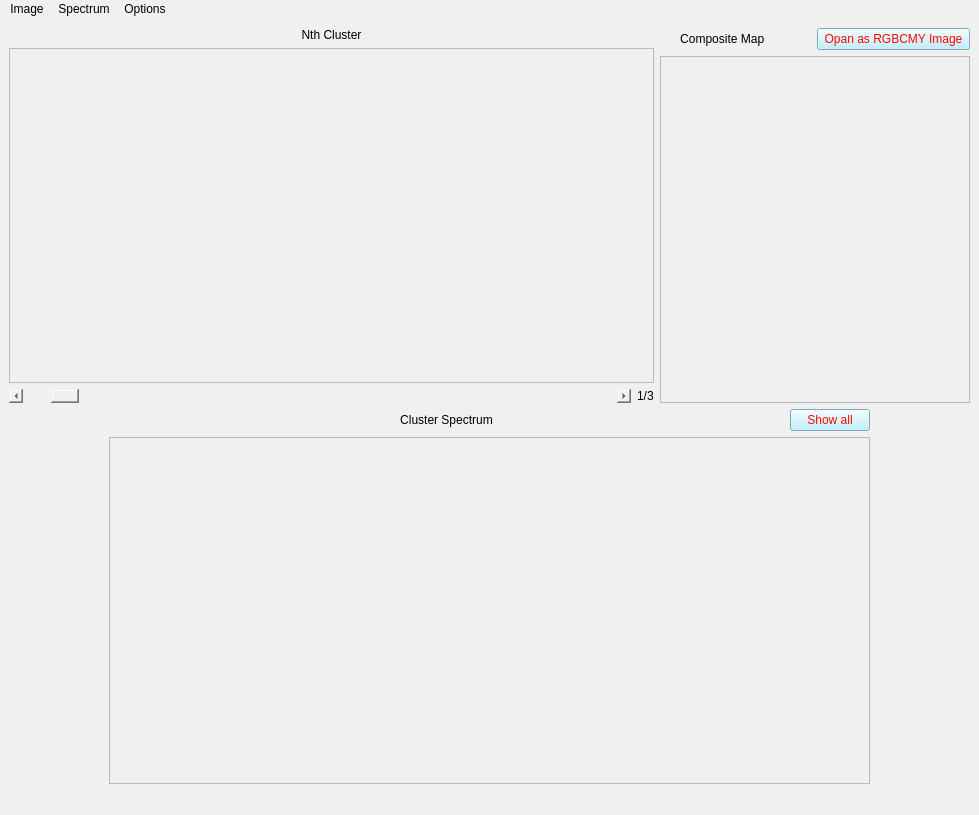
<?xml version="1.0" encoding="UTF-8"?>
<ui version="4.0">
 <class>MainWindow</class>
 <widget class="QMainWindow" name="MainWindow">
  <property name="geometry">
   <rect>
    <x>0</x>
    <y>0</y>
    <width>979</width>
    <height>815</height>
   </rect>
  </property>
  <property name="sizePolicy">
   <sizepolicy hsizetype="Ignored" vsizetype="Preferred">
    <horstretch>0</horstretch>
    <verstretch>0</verstretch>
   </sizepolicy>
  </property>
  <property name="windowTitle">
   <string>MainWindow</string>
  </property>
  <property name="styleSheet">
   <string notr="true">background-color: rgb(240, 240, 240);
font: 10pt &quot;Segoe UI&quot;;</string>
  </property>
  <widget class="QWidget" name="centralwidget">
   <property name="styleSheet">
    <string notr="true">QPushButton {
background-color: rgb(175, 236, 255);
color: rgb(255, 5,0);
}</string>
   </property>
   <layout class="QGridLayout" name="gridLayout_8">
    <item row="0" column="0">
     <layout class="QGridLayout" name="gridLayout_7">
      <item row="0" column="1">
       <layout class="QGridLayout" name="gridLayout">
        <item row="0" column="0">
         <widget class="QLabel" name="label">
          <property name="styleSheet">
           <string notr="true"/>
          </property>
          <property name="text">
           <string>      Composite Map              </string>
          </property>
          <property name="alignment">
           <set>Qt::AlignCenter</set>
          </property>
         </widget>
        </item>
        <item row="0" column="1">
         <widget class="QPushButton" name="pb_showMultiColor">
          <property name="text">
           <string> Opan as RGBCMY Image </string>
          </property>
         </widget>
        </item>
        <item row="1" column="0" colspan="2">
         <widget class="ImageView" name="cluster_view"/>
        </item>
       </layout>
      </item>
      <item row="0" column="0">
       <layout class="QGridLayout" name="gridLayout_5">
        <item row="0" column="0">
         <widget class="QLabel" name="label_4">
          <property name="styleSheet">
           <string notr="true"/>
          </property>
          <property name="text">
           <string>Nth Cluster</string>
          </property>
          <property name="alignment">
           <set>Qt::AlignCenter</set>
          </property>
         </widget>
        </item>
        <item row="1" column="0">
         <widget class="ImageView" name="image_view"/>
        </item>
        <item row="2" column="0">
         <layout class="QGridLayout" name="gridLayout_3">
          <item row="0" column="0">
           <widget class="QScrollBar" name="hsb_cluster_number">
            <property name="sizePolicy">
             <sizepolicy hsizetype="Preferred" vsizetype="Fixed">
              <horstretch>0</horstretch>
              <verstretch>0</verstretch>
             </sizepolicy>
            </property>
            <property name="minimum">
             <number>0</number>
            </property>
            <property name="maximum">
             <number>20</number>
            </property>
            <property name="pageStep">
             <number>1</number>
            </property>
            <property name="value">
             <number>1</number>
            </property>
            <property name="orientation">
             <enum>Qt::Horizontal</enum>
            </property>
           </widget>
          </item>
          <item row="0" column="1">
           <widget class="QLabel" name="label_comp_number">
            <property name="sizePolicy">
             <sizepolicy hsizetype="Fixed" vsizetype="Preferred">
              <horstretch>0</horstretch>
              <verstretch>0</verstretch>
             </sizepolicy>
            </property>
            <property name="styleSheet">
             <string notr="true">font: 12pt &quot;Segoe UI&quot;;</string>
            </property>
            <property name="text">
             <string>1/3</string>
            </property>
           </widget>
          </item>
         </layout>
        </item>
       </layout>
      </item>
     </layout>
    </item>
    <item row="1" column="0">
     <layout class="QGridLayout" name="gridLayout_6">
      <item row="0" column="0">
       <layout class="QGridLayout" name="gridLayout_4">
        <property name="leftMargin">
         <number>100</number>
        </property>
        <property name="rightMargin">
         <number>100</number>
        </property>
        <item row="0" column="0">
         <layout class="QGridLayout" name="gridLayout_2">
          <item row="0" column="0">
           <widget class="QLabel" name="label_2">
            <property name="styleSheet">
             <string notr="true">font: 75 12pt &quot;MS Shell Dlg 2&quot;;</string>
            </property>
            <property name="text">
             <string>Cluster Spectrum</string>
            </property>
            <property name="alignment">
             <set>Qt::AlignCenter</set>
            </property>
           </widget>
          </item>
          <item row="0" column="1">
           <widget class="QPushButton" name="pb_show_all_spec">
            <property name="sizePolicy">
             <sizepolicy hsizetype="Fixed" vsizetype="Fixed">
              <horstretch>0</horstretch>
              <verstretch>0</verstretch>
             </sizepolicy>
            </property>
            <property name="styleSheet">
             <string notr="true"/>
            </property>
            <property name="text">
             <string>Show all</string>
            </property>
           </widget>
          </item>
         </layout>
        </item>
        <item row="1" column="0">
         <widget class="PlotWidget" name="component_view">
          <property name="sizeAdjustPolicy">
           <enum>QAbstractScrollArea::AdjustToContents</enum>
          </property>
         </widget>
        </item>
       </layout>
      </item>
     </layout>
    </item>
   </layout>
  </widget>
  <widget class="QMenuBar" name="menubar">
   <property name="geometry">
    <rect>
     <x>0</x>
     <y>0</y>
     <width>979</width>
     <height>23</height>
    </rect>
   </property>
   <widget class="QMenu" name="menuFile">
    <property name="title">
     <string>Image</string>
    </property>
    <addaction name="actionSave"/>
    <addaction name="actionSave_Current_CLuster"/>
    <addaction name="actionSave_Composite_Map"/>
   </widget>
   <widget class="QMenu" name="menuHelp">
    <property name="title">
     <string>Spectrum</string>
    </property>
    <addaction name="actionSave_All_CLuster_Spectrum"/>
    <addaction name="actionSave_Current_Spectrum"/>
   </widget>
   <widget class="QMenu" name="menuOptions">
    <property name="title">
     <string>Options</string>
    </property>
    <addaction name="actionSave_Results_as_a_Folder"/>
   </widget>
   <addaction name="menuFile"/>
   <addaction name="menuHelp"/>
   <addaction name="menuOptions"/>
  </widget>
  <widget class="QStatusBar" name="statusbar"/>
  <action name="actionSave">
   <property name="text">
    <string>Save All Clusters</string>
   </property>
  </action>
  <action name="actionSave_Current_CLuster">
   <property name="text">
    <string>Save Current Cluster</string>
   </property>
  </action>
  <action name="actionSave_Composite_Map">
   <property name="text">
    <string>Save Composite Map as Masks</string>
   </property>
  </action>
  <action name="actionSave_All_CLuster_Spectrum">
   <property name="text">
    <string>Save All Cluster Spectra</string>
   </property>
  </action>
  <action name="actionSave_Current_Spectrum">
   <property name="text">
    <string>Save Current Spectrum</string>
   </property>
  </action>
  <action name="actionSave_Results_as_a_Folder">
   <property name="text">
    <string>Save Results as a Folder</string>
   </property>
  </action>
 </widget>
 <customwidgets>
  <customwidget>
   <class>PlotWidget</class>
   <extends>QGraphicsView</extends>
   <header>pyqtgraph</header>
  </customwidget>
  <customwidget>
   <class>ImageView</class>
   <extends>QGraphicsView</extends>
   <header>pyqtgraph</header>
  </customwidget>
 </customwidgets>
 <resources/>
 <connections/>
</ui>
